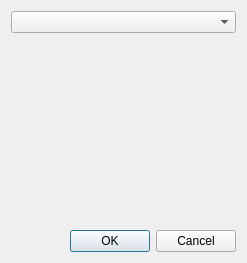
<?xml version="1.0" encoding="UTF-8"?>
<ui version="4.0">
 <class>Dialog_time_setting</class>
 <widget class="QDialog" name="Dialog_time_setting">
  <property name="geometry">
   <rect>
    <x>0</x>
    <y>0</y>
    <width>247</width>
    <height>263</height>
   </rect>
  </property>
  <property name="windowTitle">
   <string>绘图选项</string>
  </property>
  <layout class="QVBoxLayout" name="verticalLayout">
   <item>
    <widget class="QComboBox" name="comboBox_channel"/>
   </item>
   <item>
    <widget class="QStackedWidget" name="stackedWidget_Item">
     <property name="currentIndex">
      <number>-1</number>
     </property>
    </widget>
   </item>
   <item>
    <widget class="QDialogButtonBox" name="buttonBox">
     <property name="orientation">
      <enum>Qt::Horizontal</enum>
     </property>
     <property name="standardButtons">
      <set>QDialogButtonBox::Cancel|QDialogButtonBox::Ok</set>
     </property>
    </widget>
   </item>
  </layout>
 </widget>
 <resources/>
 <connections>
  <connection>
   <sender>buttonBox</sender>
   <signal>accepted()</signal>
   <receiver>Dialog_time_setting</receiver>
   <slot>accept()</slot>
   <hints>
    <hint type="sourcelabel">
     <x>237</x>
     <y>305</y>
    </hint>
    <hint type="destinationlabel">
     <x>157</x>
     <y>274</y>
    </hint>
   </hints>
  </connection>
  <connection>
   <sender>buttonBox</sender>
   <signal>rejected()</signal>
   <receiver>Dialog_time_setting</receiver>
   <slot>reject()</slot>
   <hints>
    <hint type="sourcelabel">
     <x>237</x>
     <y>305</y>
    </hint>
    <hint type="destinationlabel">
     <x>246</x>
     <y>274</y>
    </hint>
   </hints>
  </connection>
  <connection>
   <sender>comboBox_channel</sender>
   <signal>currentIndexChanged(int)</signal>
   <receiver>stackedWidget_Item</receiver>
   <slot>setCurrentIndex(int)</slot>
   <hints>
    <hint type="sourcelabel">
     <x>134</x>
     <y>23</y>
    </hint>
    <hint type="destinationlabel">
     <x>142</x>
     <y>57</y>
    </hint>
   </hints>
  </connection>
 </connections>
</ui>
